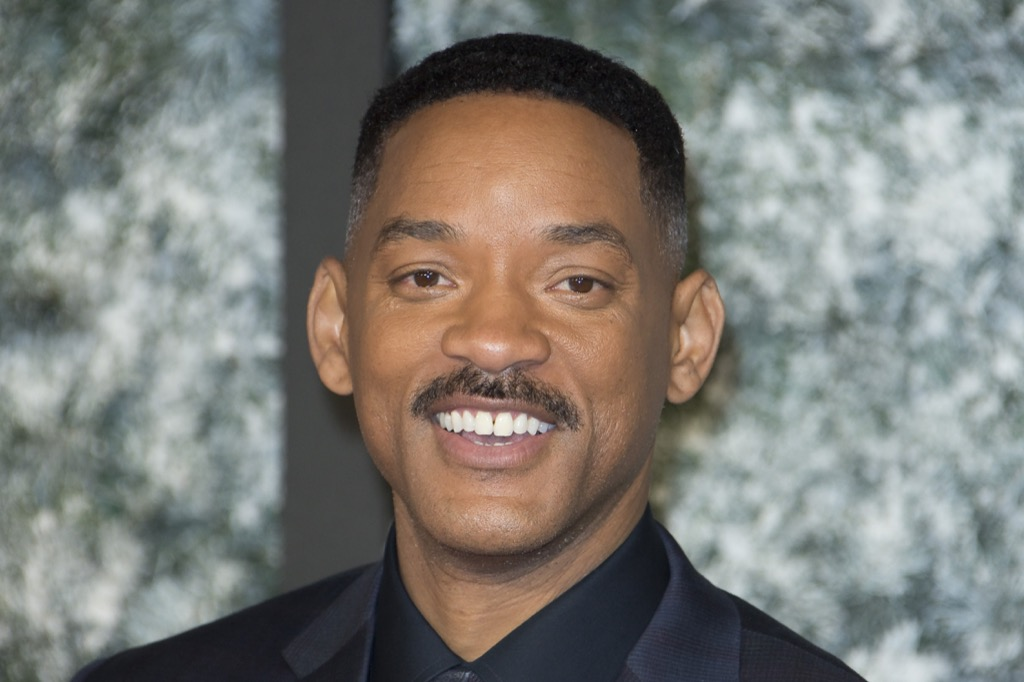
#> input picture test.jpg, 1024 x 682 px
$ python FaceDetector.py
#> lines starting #> are read from the running program, lines starting #| are printed output that depends on the picture; after the words box and inside, x2 and y2 are one past the last pixel; in counts of white or black regions, pixels touching at a corner belong together
import cv2

face_classifier = cv2.CascadeClassifier('Haarcascades/haarcascade_frontalface_default.xml')
eye_classifier = cv2.CascadeClassifier('Haarcascades\haarcascade_eye.xml')

img = cv2.imread('test.jpg')
#> img is the input picture: shape (682, 1024, 3); mean B, G, R 118.3, 123.5, 124.5
gray = cv2.cvtColor(img, cv2.COLOR_BGR2GRAY)
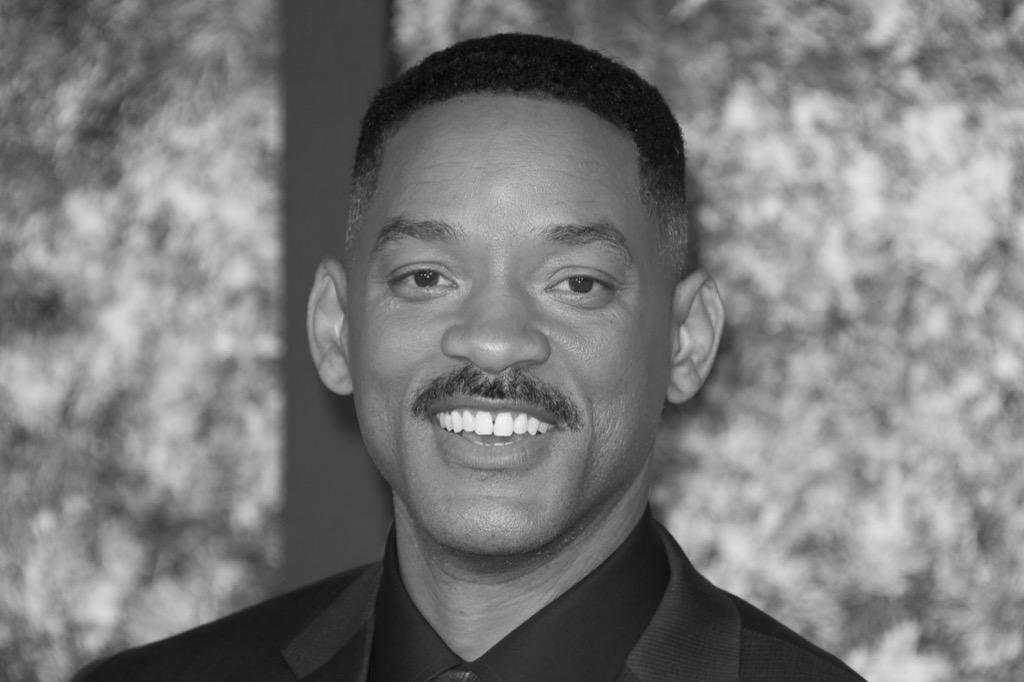
#> gray: shape (682, 1024); min 3, max 253, mean 123.2

face = face_classifier.detectMultiScale(gray, 1.3, 5)
#> face = [[291, 118, 404, 404]]
print(face)
#| [[291 118 404 404]]
if len(face) == 0:
    print("Face not found")

for (x, y, width, height) in face:
    # Face rectangle
    cv2.rectangle(img, (x, y), (x + width, y + height), (0, 255, 0), 2)

    # Region of interest
    face_roi_gray = gray[y: y+height, x: x+width]
    face_roi_color = img[y: y+height, x: x+width]

    eyes = eye_classifier.detectMultiScale(face_roi_gray)
    # Eyes rectangle
    for ex, ey, e_width, e_height in eyes:
        cv2.rectangle(face_roi_color, (ex, ey), (ex + e_width, ey + e_height), (0, 255, 0), 2)
    cv2.imshow('Face Detection', img)
    cv2.waitKey(0)
#> this loop made 1 pass
#> (x, y, width, height, eyes) on pass 1: (291, 118, 404, 404, [[88, 120, 83, 83], [249, 127, 79, 79]])
#> pass 1, `face_roi_gray = gray[y: y+height, x: x+width]`:
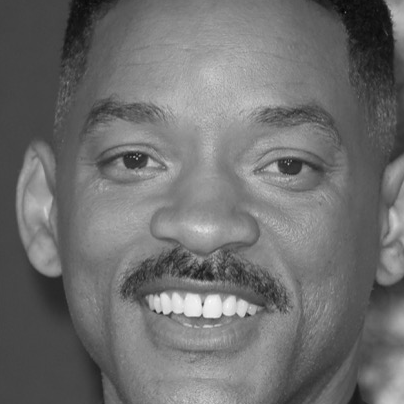
#> face_roi_gray: shape (404, 404); min 4, max 253, mean 110.5
#> pass 1, `face_roi_color = img[y: y+height, x: x+width]`:
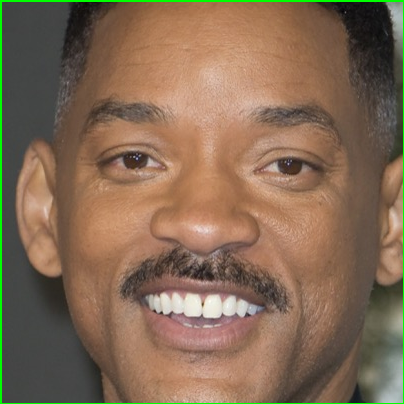
#> face_roi_color: shape (404, 404, 3); mean B, G, R 84, 106.6, 131.7
#> pass 1, `cv2.imshow('Face Detection', img)`:
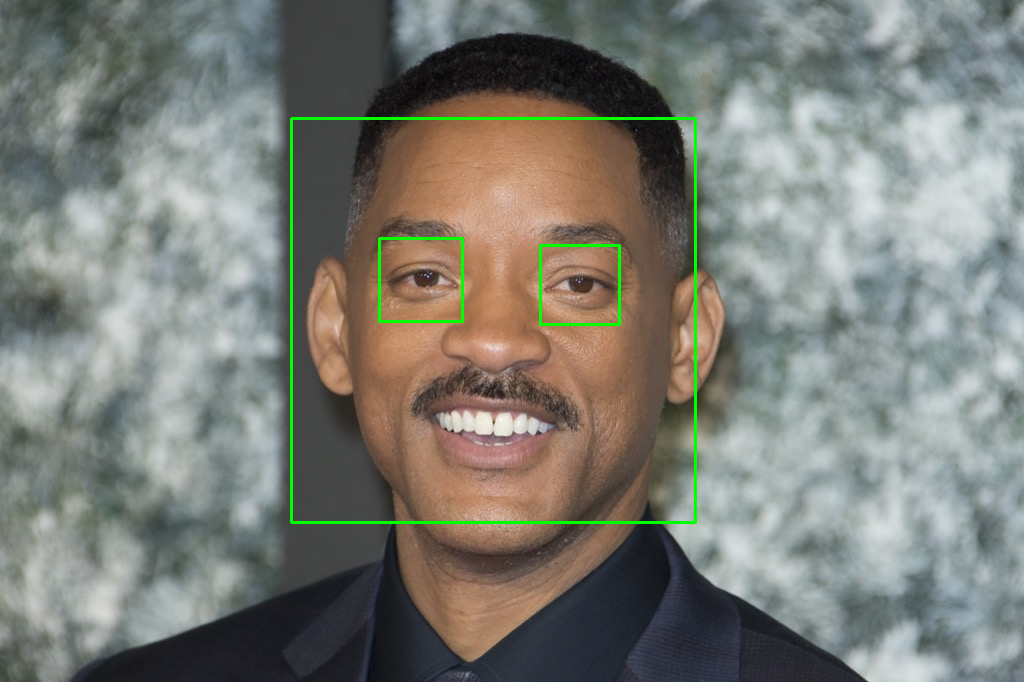
#> window 'Face Detection': shape (682, 1024, 3); mean B, G, R 117.5, 125, 123.3
#> after the loop:
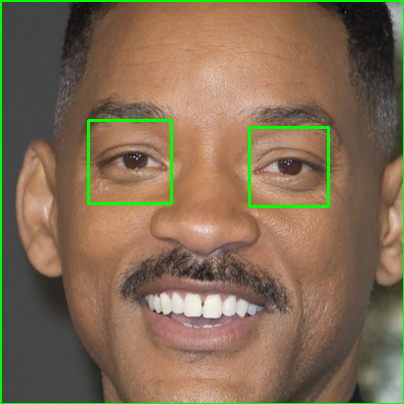
#> face_roi_color: shape (404, 404, 3); 1.19% of pixels changed, all inside (x1, y1, x2, y2) = (87, 119, 330, 208)

cv2.destroyAllWindows()
